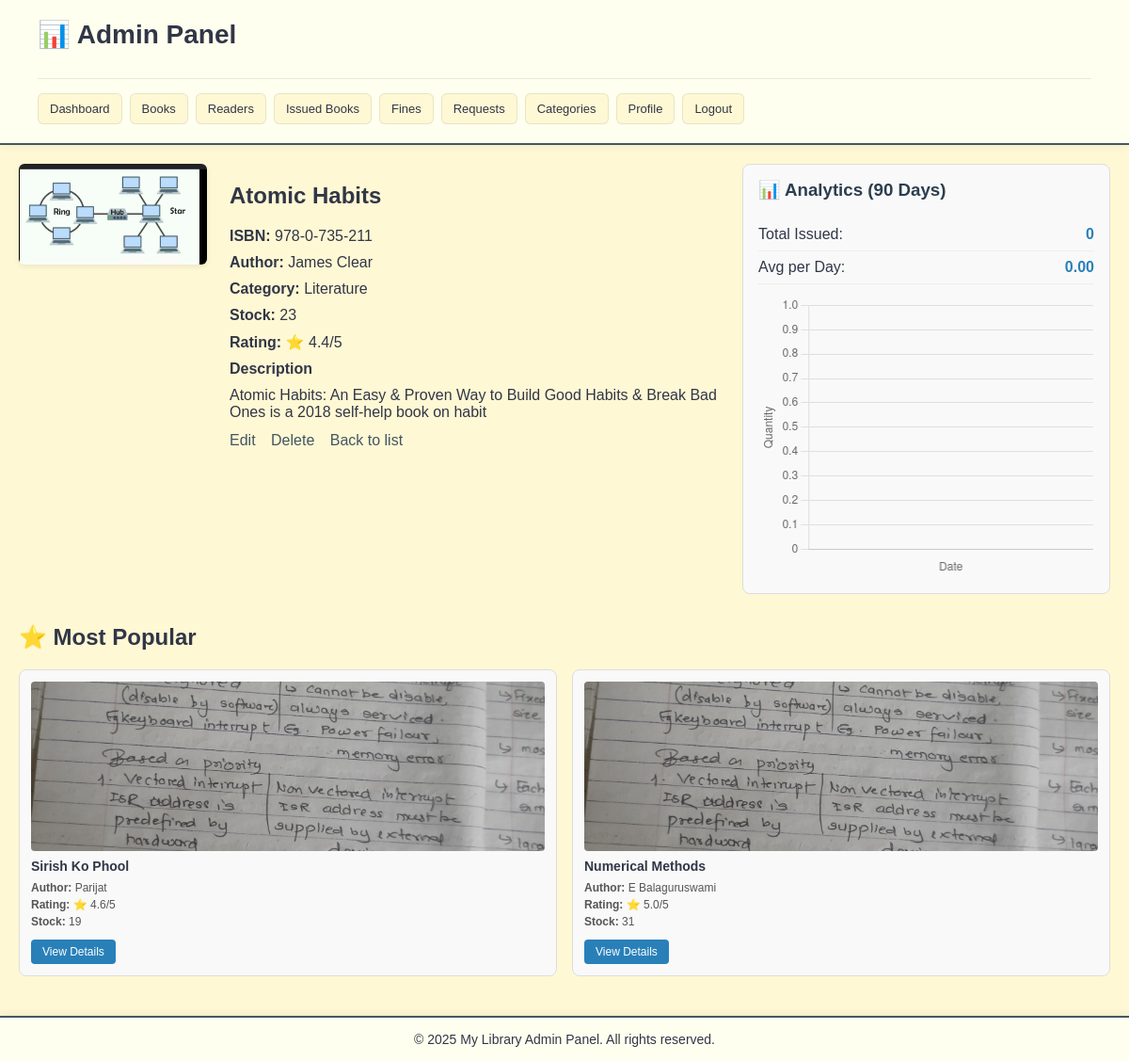
/books/7/ (signed in), run on the app's committed database.
### lib/models.py (models this page shows, shortened)
class Book(models.Model):
    name = models.CharField(max_length=200)  # Book title
    isbn = models.CharField(max_length=13, unique=True)  # ISBN number
    image = models.ImageField(upload_to='book_images/', blank=True, null=True)  # Cover image
    author = models.CharField(max_length=200)  # Author name
    category = models.ForeignKey(Category, on_delete=models.SET_NULL, null=True, related_name='books')
    number_in_stock = models.PositiveIntegerField(default=0)  # Available copies
    description = models.TextField(blank=True, null=True, default="No description available")
    rating = models.DecimalField(max_digits=3, decimal_places=1, default=4.0, validators=[MinValueValidator(1.0), MaxValueValidator(5.0)])  # Rating with 1 decimal place
    def avg_reader_rating(self):
        from django.db.models import Avg
        avg = self.reader_ratings.aggregate(avg=Avg('rating'))['avg']
        try:
            return float(avg) if avg is not None else float(self.rating)
        except (TypeError, ValueError):
            return float(self.rating)
    def combined_rating(self):
        try:
            avg_reader = self.avg_reader_rating()
            combined = (float(self.rating) + float(avg_reader)) / 2.0
            return round(combined, 1)
        except Exception:
            return float(self.rating)

class Category(models.Model):
    name = models.CharField(max_length=100, unique=True)

### lib/views.py (the view, shortened to what this page needs)
# urls.py: path('books/<int:pk>/', views.book_details, name='book_details'), #by using primary key
def book_details(request, pk):
    if request.session.get('admin_id'):
        return admin_book_details(request, pk)

### lib/views.py (called while the page is built)
def admin_book_details(request, pk):
    admin_id = request.session.get('admin_id')
    if not admin_id:
        return redirect('login_admin')
    book = get_object_or_404(Book, pk=pk)
    analytics = get_book_analytics_data(book, days=90)
    popular_books = get_popular_books(limit=3, exclude_book_id=pk)
    return render(request, 'admin_book_details.html', {
        'book': book,
        'analytics': analytics,
        'popular_books': popular_books,
    })

def get_book_analytics_data(book, days=90):
    end_date = date.today()
    start_date = end_date - timedelta(days=days)
    records = BookIssuanceRecord.objects.filter(
        book=book,
        date__gte=start_date,
        date__lte=end_date
    ).order_by('date')
    dates = [str(r.date) for r in records]
    quantities = [r.quantity_issued for r in records]
    return {
        'dates': dates,
        'quantities': quantities,
        'total_issued': sum(quantities),
        'avg_per_day': sum(quantities) / max(len(records), 1) if records else 0,
    }

def get_popular_books(limit=3, exclude_book_id=None):
    books = Book.objects.filter(rating__gt=4.5)
    if exclude_book_id:
        books = books.exclude(pk=exclude_book_id)
    books = books.order_by('?')[:limit]
    return books

### lib/templates/admin_book_details.html (shortened to what this page needs)
{% extends 'admin_base.html' %}
{% block content %}
<div class="admin-book">
  <div>
    {% if book.image %}
      <img src="{{ book.image.url }}" alt="{{ book.name }}">
    {% else %}
      <div style="width:200px;height:280px;display:flex;align-items:center;justify-content:center;background:#f7f7f7;color:#999;">No image</div>
    {% endif %}
  </div>
  <div class="admin-meta">
    <h2>{{ book.name }}</h2>
    <div class="row"><strong>ISBN:</strong> {{ book.isbn }}</div>
    <div class="row"><strong>Author:</strong> {{ book.author }}</div>
    <div class="row"><strong>Category:</strong> {{ book.category.name }}</div>
    <div class="row"><strong>Stock:</strong> {{ book.number_in_stock }}</div>
  <div class="row"><strong>Rating:</strong> ⭐ {{ book.combined_rating }}/5</div>
    {% if book.description %}
      <div class="row"><strong>Description</strong></div>
      <div class="row">{{ book.description|linebreaksbr }}</div>
    {% else %}
      <div class="row"><em>No description available.</em></div>
    {% endif %}
    <div class="admin-actions" style="margin-top:12px;">
      <a href="{% url 'edit_book' book.pk %}">Edit</a>
      <a href="{% url 'delete_book' book.pk %}">Delete</a>
      <a href="{% url 'view_books' %}">Back to list</a>
    </div>
  </div>
  <div class="admin-analytics">
    <div class="analytics-card">
      <h3>📊 Analytics (90 Days)</h3>
      <div class="analytics-stat">
        <span>Total Issued:</span>
        <strong>{{ analytics.total_issued }}</strong>
      </div>
      <div class="analytics-stat">
        <span>Avg per Day:</span>
        <strong>{{ analytics.avg_per_day|floatformat:2 }}</strong>
      </div>
      <canvas id="adminIssuanceChart"></canvas>
    </div>
  </div>
</div>
<script>
document.addEventListener('DOMContentLoaded', function() {
    const ctx = document.getElementById('adminIssuanceChart').getContext('2d');
    const dates = {{ analytics.dates|safe }};
    const quantities = {{ analytics.quantities|safe }};
    new Chart(ctx, {
        type: 'line',
        data: {
            labels: dates,
            datasets: [{
                label: 'Books Issued',
                data: quantities,
                borderColor: '#2980b9',
                backgroundColor: 'rgba(41, 128, 185, 0.1)',
                borderWidth: 2,
                fill: true,
                tension: 0.3,
                pointRadius: 3,
                pointBackgroundColor: '#2980b9'
            }]
        },
        options: {
            responsive: true,
            maintainAspectRatio: false,
            plugins: {
                legend: { display: false }
            },
            scales: {
                y: {
                    beginAtZero: true,
                    title: { display: true, text: 'Quantity' }
                },
                x: {
                    title: { display: true, text: 'Date' }
                }
            }
        }
    });
});
</script>
<section style="margin-top:32px;">
    <h2>⭐ Most Popular</h2>
    {% if popular_books %}
        <div style="display:grid;grid-template-columns:repeat(auto-fit,minmax(280px,1fr));gap:16px;">
            {% for pop_book in popular_books %}
                <div style="border:1px solid #ddd;border-radius:8px;padding:12px;background:#f9f9f9;transition:box-shadow 0.2s;">
                    <div style="height:180px;background:#f0f0f0;border-radius:4px;margin-bottom:8px;display:flex;align-items:center;justify-content:center;overflow:hidden;">
                        {% if pop_book.image %}
                            <img src="{{ pop_book.image.url }}" alt="{{ pop_book.name }}" style="width:100%;height:100%;object-fit:cover;">
                        {% else %}
                            <span style="color:#999;">No image</span>
                        {% endif %}
                    </div>
                    <h4 style="margin:8px 0;font-size:14px;">{{ pop_book.name }}</h4>
                    <p style="margin:4px 0;font-size:12px;color:#555;"><strong>Author:</strong> {{ pop_book.author }}</p>
                    <p style="margin:4px 0;font-size:12px;color:#555;"><strong>Rating:</strong> ⭐ {{ pop_book.combined_rating }}/5</p>
                    <p style="margin:4px 0;font-size:12px;color:#555;"><strong>Stock:</strong> {{ pop_book.number_in_stock }}</p>
                    <a href="{% url 'admin_book_details' pop_book.pk %}" style="display:inline-block;margin-top:8px;padding:6px 12px;background:#2980b9;color:white;border-radius:4px;text-decoration:none;font-size:12px;">View Details</a>
                </div>
            {% endfor %}
        </div>
    {% else %}
        <p style="color:#999;">No popular books available yet.</p>
    {% endif %}
</section>
{% endblock %}

### static/css/theme.css (style rules this page uses)
:root { --primary-bg: #FFF8D4; --card-bg: #FFFFEF; --text-dark: #313647; --text-secondary: rgba(49, 54, 71, 0.7); --border-color: rgba(67,86,99,0.12); --primary-color: #435663; --accent-green: #A3B087; --primary-color-hover: #374E57; --primary-blue: var(--primary-color); --primary-blue-hover: var(--primary-color-hover); --shadow-sm: 0 2px 8px rgba(49,54,71,0.06); --shadow-md: 0 4px 12px rgba(49,54,71,0.08); --border-radius: 12px; --muted-bg: #f5f5f5; --light-border: #dddddd; --muted-text: #999999; --info-bg: #d1ecf1; --info-text: #0c5460; --info-border: #17a2b8; --danger-color: #E57373; --danger-color-hover: #EF5350; --warning-color: #FF9800; --success-bg: #E8F5E9; --success-text: #2E7D32; --danger-bg: #FFEBEE; --danger-border: #F44336; --muted-card-bg: #f9f9f9; }
* { box-sizing: border-box; }
body { font-family: Arial, sans-serif; margin: 0; padding: 0; background: var(--primary-bg); color: var(--text-dark); }
a { color: var(--primary-blue); text-decoration: none; transition: color 0.2s; }

### lib/templates/admin_book_details.html (style rules this page uses)
.admin-book { display:flex; gap:24px; }
.admin-book img { max-width:200px; border-radius:6px; box-shadow:0 2px 6px rgba(0,0,0,0.08); }
.admin-meta { flex:2; }
.admin-analytics { flex:1.5; }
.admin-meta .row { margin-bottom:10px; }
.admin-actions a { margin-right:12px; }
.analytics-card { background:#f9f9f9; border:1px solid #ddd; border-radius:8px; padding:16px; }
.analytics-card h3 { margin-top:0; color:#2c3e50; }
.analytics-stat { display:flex; justify-content:space-between; padding:8px 0; border-bottom:1px solid #eee; }
.analytics-stat strong { color:#2980b9; }
#adminIssuanceChart { max-height:300px; margin-top:12px; }

### data on the page
Book: image (picture), name "Atomic Habits", isbn "978-0-735-211", author "James Clear", category.name "Literature", number_in_stock "23", combined_rating "4.4", description "Atomic Habits: An Easy & Proven Way to Build Good Habits & Break Bad Ones is a 2018 self-help book on habit"
Book: image (picture), name "Sirish Ko Phool", author "Parijat", combined_rating "4.6", number_in_stock "19"
Book: image (picture), name "Numerical Methods", author "E Balaguruswami", combined_rating "5.0", number_in_stock "31"

### other printed values
{{ analytics.total_issued }} "0"
{{ analytics.avg_per_day|floatformat:2 }} "0.00"
